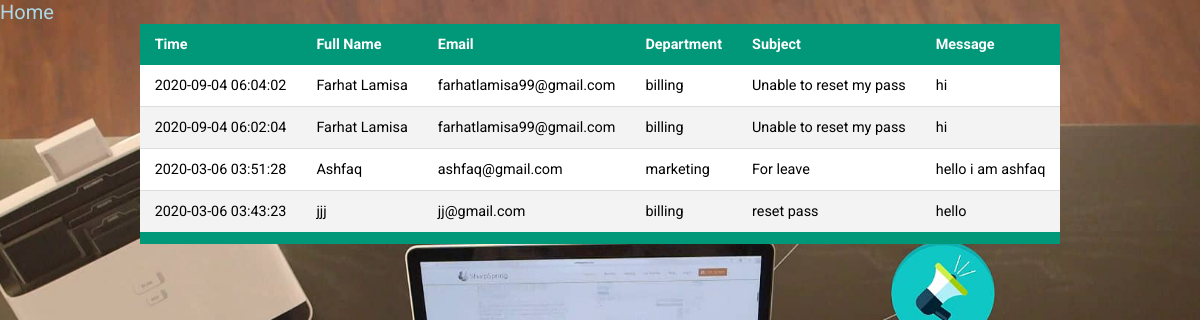
The page /visitorrequpage.php on the database its author committed.
### tables this page shows
CREATE TABLE `admincontact` (
  `id` int(11) NOT NULL,
  `name` varchar(255) NOT NULL,
  `email` varchar(255) NOT NULL,
  `department` varchar(255) NOT NULL,
  `subject` varchar(255) NOT NULL,
  `message` varchar(255) NOT NULL,
  `time` timestamp NOT NULL DEFAULT CURRENT_TIMESTAMP
);

### visitorrequpage.php (the view, shortened to what this page needs)
<?php
include "connection.php";
  $sql = "select * from admincontact order by time desc;";
        $result = mysqli_query($conn, $sql);
        $resultCheck  = mysqli_num_rows($result);
		$rowcount = mysqli_num_rows($result);
?>
<!DOCTYPE html>
<html lang="en">
<head>
<link rel="stylesheet" type="text/css" href="style.css">
</head>
<body>
 <a style = "color:lightblue" href="admininfo.php">Home</a>
    <table class = "content-table">
	<thead>
        <tr>
            <th>Time</th>
            <th>Full Name<pre></th>
            <th>Email</th>
            <th>Department</th>
            <th>Subject</th>
            <th>Message</th>
        </tr>
		</thead>
<?php
if($resultCheck > 0){
        for ($i = 1; $i <= $rowcount; $i++) {
            $row = mysqli_fetch_array($result)
        ?>
            <tr>
                <td><?php echo $row["time"] ?></td>
                <td><?php echo $row["name"] ?></td>
                <td><?php echo $row["email"] ?></td>
                <td><?php echo $row["department"] ?></td>
				<td><?php echo $row["subject"] ?></td>
				<td><?php echo $row["message"] ?></td>
            </tr>
        <?php
        }
}else{
	echo "0 Message";
}
        ?>
</body>
</html>

### style.css (style rules this page uses)
* { padding: 0; margin: 0; list-style: none; text-decoration: none; }
body { font-family: 'Roboto', sans-serif; margin: 0; padding: 0; background-image: url(admin.png); background-size: cover; background-position: center; background-repeat: no-repeat; background-attachment: fixed; }

### visitorrequpage.php (style rules this page uses)
.content-table { border-collapse: collapse; margin: auto; font-size: 0.9em; min-width: 700px; border-radius: 5px 5px 0 0; background-color:white; }
.content-table thead tr { background-color: #009879; color: #ffffff; text-align: left; font-weight: bold; }
.content-table th, .content-table td { padding: 12px 15px; }
.content-table tbody tr:nth-of-type(even) { background-color: #f3f3f3; }
.content-table tbody tr { border-bottom: 1px solid #dddddd; }
.content-table tbody tr:last-of-type { border-bottom: 12px solid #009879; }
a { text-decoration: none; color:white; font-size:20px; }

### rows shown on the page
admincontact: time "2020-09-04 06:04:02", name "Farhat Lamisa", email "farhatlamisa99@gmail.com", department "billing", subject "Unable to reset my pass", message "hi"
admincontact: time "2020-09-04 06:02:04", name "Farhat Lamisa", email "farhatlamisa99@gmail.com", department "billing", subject "Unable to reset my pass", message "hi"
admincontact: time "2020-03-06 03:51:28", name "Ashfaq", email "ashfaq@gmail.com", department "marketing", subject "For leave", message "hello i am ashfaq"
admincontact: time "2020-03-06 03:43:23", name "jjj", email "jj@gmail.com", department "billing", subject "reset pass", message "hello"
